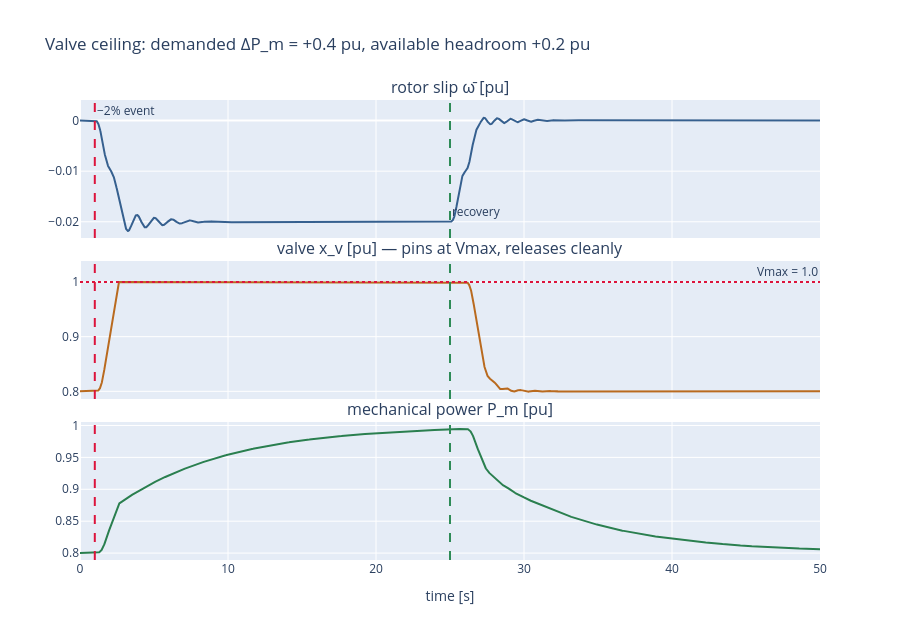

Source (notebook cell):
### Markdown cell above
## 9. Valve ceiling and anti-windup

Limits are where governor models earn their keep in real studies.
A $-2\%$ frequency event commands
$\Delta P_m = 0.02/0.05 = +0.4$ pu — but from $P_{ref} = 0.8$ the
valve has only $+0.2$ pu of travel to $V_{max} = 1.0$.  Two things
must be true:

1. the valve **pins at $V_{max}$** — the unit delivers its maximum,
   1.0 pu, and no more (the grid must find the rest elsewhere —
   this saturation is how real frequency events cascade);
2. when frequency recovers at $t = 25$ s, the valve must come off
   the limit **immediately**.  This is the *non-windup* property:
   the servo state is frozen at the boundary, not allowed to
   integrate fictitious valve travel beyond it.  A wound-up governor
   would hold $P_m$ high for many extra seconds after recovery —
   over-frequency, exactly when you least want it.

### Code cell
g = GENROU(D=3.0); a = ST1A(); p = PSS1A(); gv = TGOV1()
n = Network(R=R_line, X=X_line, V_slack_mag=abs(V_inf))
down = grid_frequency_ramp_schedule(t_start=1.0,  delta_f_pu=-0.02, ramp_time=2.0)
up   = grid_frequency_ramp_schedule(t_start=25.0, delta_f_pu=+0.02, ramp_time=2.0)
# h = 2 ms here, not 5 ms: the non-windup limit is a derivative
# DISCONTINUITY, and the fixed-point corrector chatters across it at
# the larger step (it flips between "frozen" and "free" between
# iterations and never settles).  The smaller step keeps the boundary
# crossing inside one well-behaved step.  This is a real lesson about
# hard limits in production simulators, not a smib quirk — PSSE's
# fixed-step trapezoidal has the same sensitivity around non-windup
# limiters.
res_v = run_smib_genrou_avr_pss_gov(g, a, p, gv, n, t_end=50.0, h=2e-3,
                                    scenarios=[down, up], init_V=V1, init_S=S)
t = res_v.t

fig = make_subplots(rows=3, cols=1, shared_xaxes=True, vertical_spacing=0.05,
                    subplot_titles=['rotor slip ω̄ [pu]',
                                    'valve x_v [pu] — pins at Vmax, releases cleanly',
                                    'mechanical power P_m [pu]'])
fig.add_trace(go.Scatter(x=t, y=res_v.traces['omega'], mode='lines',
                         line=dict(color='#36608f')), row=1, col=1)
fig.add_trace(go.Scatter(x=t, y=res_v.traces['gov_x_v'], mode='lines',
                         line=dict(color='#b96a1f')), row=2, col=1)
fig.add_trace(go.Scatter(x=t, y=res_v.traces['Pm'], mode='lines',
                         line=dict(color='#2a7f4f')), row=3, col=1)
fig.add_hline(y=1.0, line_dash='dot', line_color='crimson', row=2, col=1,
              annotation_text='Vmax = 1.0')
for r in (1, 2, 3):
    fig.add_vline(x=1.0,  line_dash='dash', line_color='crimson', row=r, col=1)
    fig.add_vline(x=25.0, line_dash='dash', line_color='seagreen', row=r, col=1)
fig.add_annotation(x=1.0, y=0.002, text='−2% event', showarrow=False,
                   xanchor='left', row=1, col=1)
fig.add_annotation(x=25.0, y=-0.018, text='recovery', showarrow=False,
                   xanchor='left', row=1, col=1)
fig.update_layout(height=640, showlegend=False,
                  title='Valve ceiling: demanded ΔP_m = +0.4 pu, available headroom +0.2 pu')
fig.update_xaxes(title_text='time [s]', row=3, col=1)
fig.show()

i25 = int(np.searchsorted(t, 24.9))
i_chk = int(np.searchsorted(t, 27.0 + 3 * 0.5))
print(f'valve at t=25 s : {res_v.traces["gov_x_v"][i25]:.5f}  (pinned at Vmax)')
print(f'valve at t=28.5 : {res_v.traces["gov_x_v"][i_chk]:.5f}  (released — no wind-up tail)')
print(f'Pm    at t=25 s : {res_v.traces["Pm"][i25]:.4f}  (the unit gave all it had)')

### Figure 1 — Plotly figure (JSON) as saved in the notebook; plotly's stock layout.template omitted (floating-point values rounded to 4 significant figures; data arrays with more than 128 entries replaced by an {"elided": "..."} marker saying what was removed)
{"data": [{"line": {"color": "#36608f"}, "mode": "lines", "type": "scatter", "x": {"elided": "25001 float values"}, "xaxis": "x", "y": {"elided": "25001 float values"}, "yaxis": "y"}, {"line": {"color": "#b96a1f"}, "mode": "lines", "type": "scatter", "x": {"elided": "25001 float values"}, "xaxis": "x2", "y": {"elided": "25001 float values"}, "yaxis": "y2"}, {"line": {"color": "#2a7f4f"}, "mode": "lines", "type": "scatter", "x": {"elided": "25001 float values"}, "xaxis": "x3", "y": {"elided": "25001 float values"}, "yaxis": "y3"}], "layout": {"annotations": [{"font": {"size": 16}, "showarrow": false, "text": "rotor slip ω̄ [pu]", "x": 0.5, "xanchor": "center", "xref": "paper", "y": 1.0, "yanchor": "bottom", "yref": "paper"}, {"font": {"size": 16}, "showarrow": false, "text": "valve x_v [pu] — pins at Vmax, releases cleanly", "x": 0.5, "xanchor": "center", "xref": "paper", "y": 0.65, "yanchor": "bottom", "yref": "paper"}, {"font": {"size": 16}, "showarrow": false, "text": "mechanical power P_m [pu]", "x": 0.5, "xanchor": "center", "xref": "paper", "y": 0.3, "yanchor": "bottom", "yref": "paper"}, {"showarrow": false, "text": "Vmax = 1.0", "x": 1, "xanchor": "right", "xref": "x2 domain", "y": 1.0, "yanchor": "bottom", "yref": "y2"}, {"showarrow": false, "text": "−2% event", "x": 1.0, "xanchor": "left", "xref": "x", "y": 0.002, "yref": "y"}, {"showarrow": false, "text": "recovery", "x": 25.0, "xanchor": "left", "xref": "x", "y": -0.018, "yref": "y"}], "height": 640, "shapes": [{"line": {"color": "crimson", "dash": "dot"}, "type": "line", "x0": 0, "x1": 1, "xref": "x2 domain", "y0": 1.0, "y1": 1.0, "yref": "y2"}, {"line": {"color": "crimson", "dash": "dash"}, "type": "line", "x0": 1.0, "x1": 1.0, "xref": "x", "y0": 0, "y1": 1, "yref": "y domain"}, {"line": {"color": "seagreen", "dash": "dash"}, "type": "line", "x0": 25.0, "x1": 25.0, "xref": "x", "y0": 0, "y1": 1, "yref": "y domain"}, {"line": {"color": "crimson", "dash": "dash"}, "type": "line", "x0": 1.0, "x1": 1.0, "xref": "x2", "y0": 0, "y1": 1, "yref": "y2 domain"}, {"line": {"color": "seagreen", "dash": "dash"}, "type": "line", "x0": 25.0, "x1": 25.0, "xref": "x2", "y0": 0, "y1": 1, "yref": "y2 domain"}, {"line": {"color": "crimson", "dash": "dash"}, "type": "line", "x0": 1.0, "x1": 1.0, "xref": "x3", "y0": 0, "y1": 1, "yref": "y3 domain"}, {"line": {"color": "seagreen", "dash": "dash"}, "type": "line", "x0": 25.0, "x1": 25.0, "xref": "x3", "y0": 0, "y1": 1, "yref": "y3 domain"}], "showlegend": false, "title": {"text": "Valve ceiling: demanded ΔP_m = +0.4 pu, available headroom +0.2 pu"}, "xaxis": {"anchor": "y", "domain": [0.0, 1.0], "matches": "x3", "showticklabels": false}, "xaxis2": {"anchor": "y2", "domain": [0.0, 1.0], "matches": "x3", "showticklabels": false}, "xaxis3": {"anchor": "y3", "domain": [0.0, 1.0], "title": {"text": "time [s]"}}, "yaxis": {"anchor": "x", "domain": [0.7, 1.0]}, "yaxis2": {"anchor": "x2", "domain": [0.35, 0.65]}, "yaxis3": {"anchor": "x3", "domain": [0.0, 0.3]}}}
